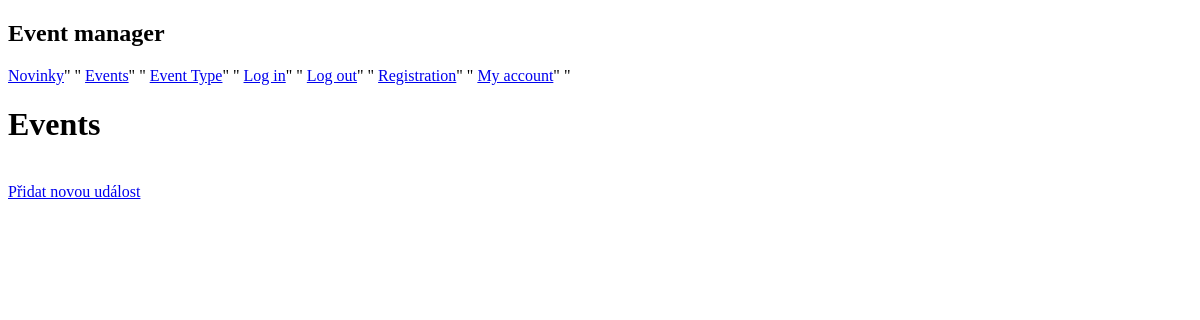
Page /events/ on the earlier database version.
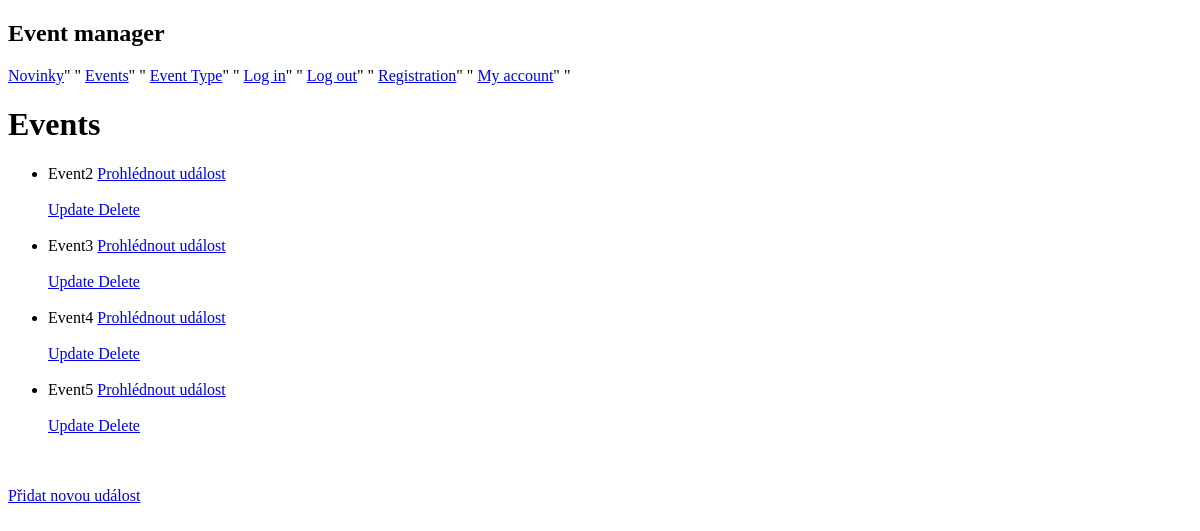
Same page on the later database version.
### viewer/models.py (models this page shows)
class Event(Model):
  name = CharField(max_length=128)
  describtion = CharField(max_length=128, default="")
  date = DateField(default=timezone.now)
  create_date = DateTimeField(default=datetime.datetime.now)
  place = CharField(max_length=128, default="")
  entry = BooleanField(default=False)

### viewer/views.py (the view)
# urls.py: path('events/', EventsView.as_view(), name='events'),
class EventsView(TemplateView):
  template_name = 'events.html'
  extra_context = {'events': Event.objects.all()}

### viewer/templates/events.html (shortened to what this page needs)
{% extends "base.html" %}
{% block content %}
<h1>Events</h1>
<ul>
    {% for event in events %}
      <li>
        {{ event.name }}
        <a href="/detail/{{event.pk}}" class="button">
            Prohlédnout událost
        </a>
          <br><br>
          <a href="{% url 'event_update' event.pk %}"> Update </a>
          <a href="{% url 'event_delete' event.pk %}"> Delete </a>
          <br><br>
      </li>
    {% endfor %}
</ul>
<br>
<a href="{% url 'event_create' %}" class="button">
           Přidat novou událost
</a>
{% endblock %}

Differences in the rows shown:
added Event: name "Event2"
added Event: name "Event3"
added Event: name "Event4"
added Event: name "Event5"
